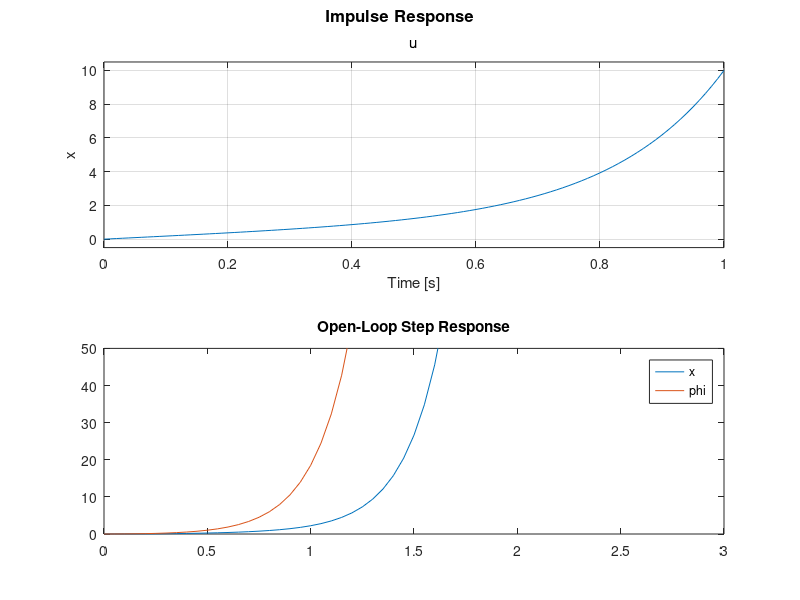

Write the MATLAB code that produced this figure. (Note: this script raises an error after producing the figure.)
M = 0.5;
m = 0.2;
b = 0.1;
I = 0.006;
g = 9.8;
l = 0.3;
q = (M+m)*(I+m*l^2)-(m*l)^2;
s = tf('s');

P_cart = (((I+m*l^2)/q)*s^2 - (m*g*l/q))/(s^4 + (b*(I + m*l^2))*s^3/q - ((M + m)*m*g*l)*s^2/q - b*m*g*l*s/q);

P_pend = (m*l*s/q)/(s^3 + (b*(I + m*l^2))*s^2/q - ((M + m)*m*g*l)*s/q - b*m*g*l/q);

sys_tf = [P_cart ; P_pend];

inputs = {'u'};
outputs = {'x'; 'phi'};

set(sys_tf,'InputName',inputs)
set(sys_tf,'OutputName',outputs)

t=0:0.01:1;
impulse(sys_tf,t);
title('Open-Loop Impulse Response')

[zeros poles] = zpkdata(P_pend,'v')
[zeros poles] = zpkdata(P_cart,'v')

t = 0:0.05:10;
u = ones(size(t));
[y,t] = lsim(sys_tf,u,t);
plot(t,y)
title('Open-Loop Step Response')
axis([0 3 0 50])
legend('x','phi')

step_info = lsiminfo(y,t);
cart_info = step_info(1)
pend_info = step_info(2)